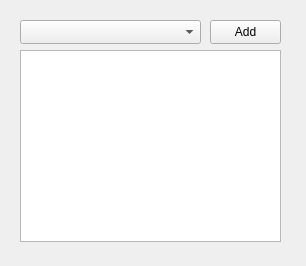
<?xml version="1.0" encoding="UTF-8"?>
<ui version="4.0">
 <class>seleccion</class>
 <widget class="QWidget" name="seleccion">
  <property name="geometry">
   <rect>
    <x>0</x>
    <y>0</y>
    <width>306</width>
    <height>266</height>
   </rect>
  </property>
  <property name="windowTitle">
   <string>Form</string>
  </property>
  <widget class="QComboBox" name="comboBox">
   <property name="geometry">
    <rect>
     <x>20</x>
     <y>20</y>
     <width>181</width>
     <height>24</height>
    </rect>
   </property>
  </widget>
  <widget class="QPushButton" name="addButton">
   <property name="geometry">
    <rect>
     <x>210</x>
     <y>20</y>
     <width>71</width>
     <height>24</height>
    </rect>
   </property>
   <property name="text">
    <string>Add</string>
   </property>
  </widget>
  <widget class="QListWidget" name="list">
   <property name="geometry">
    <rect>
     <x>20</x>
     <y>50</y>
     <width>261</width>
     <height>192</height>
    </rect>
   </property>
  </widget>
 </widget>
 <resources/>
 <connections/>
</ui>
